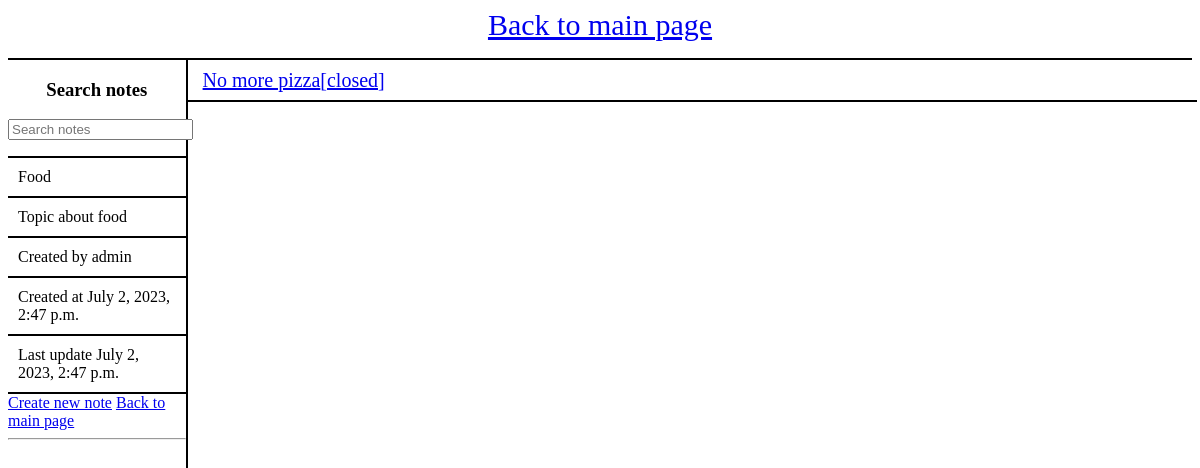
Page /notes/topic/2/ on the committed database.
### notes/models.py (models this page shows, shortened)
class Topic(models.Model):
    author = models.ForeignKey(User, on_delete=models.SET_NULL, null=True)
    name = models.CharField(max_length=100)
    description = models.TextField(max_length=500)
    created_at = models.DateTimeField(auto_now_add=True)
    updated_at = models.DateTimeField(auto_now=True)

class Note(models.Model):
    topic = models.ForeignKey(Topic, on_delete=models.SET_NULL, null=True)
    author = models.ForeignKey(User, on_delete=models.SET_NULL, null=True)
    name = models.CharField(max_length=100)
    description = models.TextField(max_length=500)
    created_at = models.DateTimeField(auto_now_add=True)
    updated_at = models.DateTimeField(auto_now=True)
    completed = models.BooleanField(default=False)
    completed_by = models.ForeignKey(User, on_delete=models.SET_NULL, null=True, related_name='topic_completed_by')
    def is_completed(self):
        return self.completed

### notes/views.py (the view)
# urls.py: path("topic/<int:topic_id>/", views.topic_detail, name="topic_detail"),
def topic_detail(request, topic_id):
    context = {}
    q_notes = request.GET.get('note') or ''
    topic = get_object_or_404(Topic, pk=topic_id)
    notes = topic.note_set.filter(name__icontains = q_notes)
    context["topic"] = topic
    context["notes"] = notes
    return render(request, "notes/topic_detail.html", context)

### notes/templates/notes/topic_detail.html (shortened to what this page needs)
{% extends 'notes/template.html' %}
{% block content %}
<div>
    <div class = "left-panel">
        <div class = "search-bar">
            <h3>Search notes</h3>
            <form method="GET", action="">
                <input type="text", name="note", placeholder="Search notes">
            </form>
        </div>
        <div class = "name">
            {{ topic.name }}
        </div>
        <div class = "description">
            {{ topic.description }}
        </div>
        <div class = "created-by">
            Created by {{ topic.author }}
        </div>
        <div class = "created-at">
            Created at {{ topic.created_at }}
        </div>
        <div class = "last-update">
            Last update {{ topic.updated_at }}
        </div>
        <a href="/notes/note/create/?topic={{ topic.id }}">Create new note</a>
        <a href="/notes/">Back to main page</a>
        <hr/>
    </div>
    <div class = "right-panel">
        {% if notes %}
            {% for note in notes %}
                <div class = "note">
                {% if note.is_completed %}
                    <a href="/notes/note/{{ note.id }}/">{{ note.name }}[closed]</a>
                {% else %}
                    <a href="/notes/note/{{ note.id }}/">{{ note.name }}</a>
                {% endif %}
                </div>
            {% endfor %}
        {% else %}
            <p>No notes for this topic are available.</p>
        {% endif %}
    </div>
</div>
{% endblock content %}

### notes/static/styles/main.css (style rules this page uses)
body { background-color: white; }
.left-panel { float:left; width:15%; height:90%; border-right: 2px solid black; margin-right:0; }
.right-panel { float:left; width: 84%; height:90%; font-size: 20px; }
.left-panel > .search-bar { border-bottom: 2px solid black; }
.left-panel > .search-bar > h3 { text-align: center; }
.topic, .note { font-size: 20px; min-height:40px; width:100%; border-bottom: 2px solid black; display: flex; align-items: center; padding-left: 15px; }
.name, .description, .created-by, .created-at, .last-update { border-bottom: 2px solid black; padding: 10px; display: flex; align-items: center; }

### rows in the picture
Topic: name "Food", description "Topic about food", author "admin", created_at "July 2, 2023, 2:47 p.m.", updated_at "July 2, 2023, 2:47 p.m."
Note: name "No more pizza"
